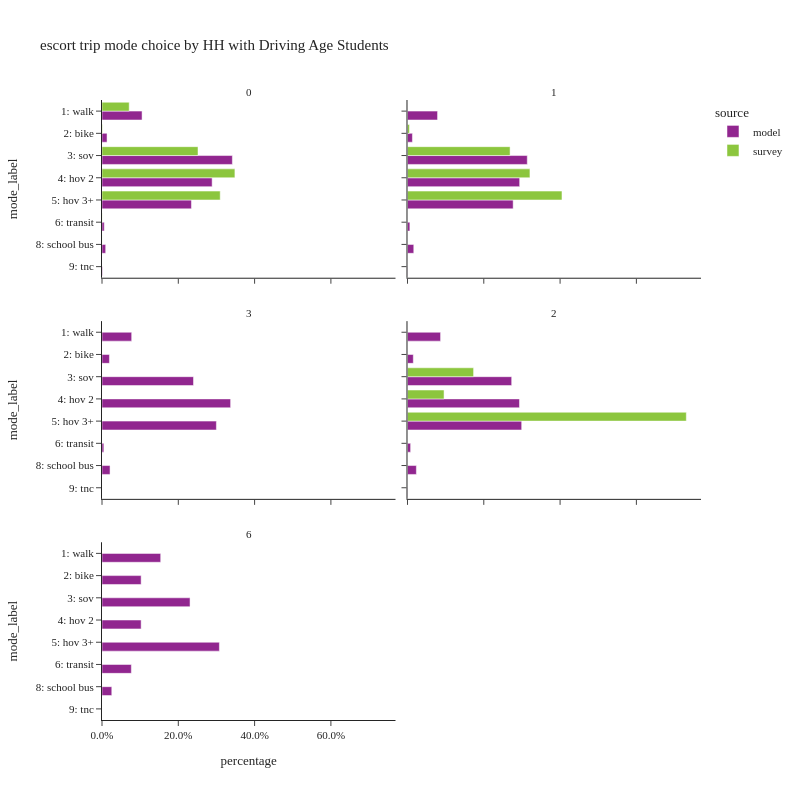

This figure's notebook cell:
### Code cell
plot_mode_choice(es_trip,
                 "hhhsc",
                 {"mode_label":util.mode_cat.values()},
                 "HH with Driving Age Students",2,800)

### Figure 1 — Plotly figure (JSON) as saved in the notebook; plotly's stock layout.template omitted (floating-point values rounded to 4 significant figures)
{"data": [{"alignmentgroup": "True", "customdata": [[153648], [19332], [499947], [422375], [342954], [8620], [14104], [1977]], "hovertemplate": "source=model<br>hhhsc=0<br>percentage=%{x}<br>mode_label=%{y}<br>sample count=%{customdata[0]}<extra></extra>", "legendgroup": "model", "marker": {"color": "#91268F", "pattern": {"shape": ""}}, "name": "model", "offsetgroup": "model", "orientation": "h", "showlegend": true, "textposition": "auto", "type": "bar", "x": [0.105, 0.01321, 0.3417, 0.2887, 0.2344, 0.005892, 0.009641, 0.001351], "xaxis": "x5", "y": ["1: walk", "2: bike", "3: sov", "4: hov 2", "5: hov 3+", "6: transit", "8: school bus", "9: tnc"], "yaxis": "y5"}, {"alignmentgroup": "True", "customdata": [[13956], [2285], [55607], [52076], [49053], [1101], [2915], [98]], "hovertemplate": "source=model<br>hhhsc=1<br>percentage=%{x}<br>mode_label=%{y}<br>sample count=%{customdata[0]}<extra></extra>", "legendgroup": "model", "marker": {"color": "#91268F", "pattern": {"shape": ""}}, "name": "model", "offsetgroup": "model", "orientation": "h", "showlegend": false, "textposition": "auto", "type": "bar", "x": [0.07881, 0.0129, 0.314, 0.2941, 0.277, 0.006217, 0.01646, 0.0005534], "xaxis": "x6", "y": ["1: walk", "2: bike", "3: sov", "4: hov 2", "5: hov 3+", "6: transit", "8: school bus", "9: tnc"], "yaxis": "y6"}, {"alignmentgroup": "True", "customdata": [[48], [12], [148], [208], [185], [3], [13]], "hovertemplate": "source=model<br>hhhsc=3<br>percentage=%{x}<br>mode_label=%{y}<br>sample count=%{customdata[0]}<extra></extra>", "legendgroup": "model", "marker": {"color": "#91268F", "pattern": {"shape": ""}}, "name": "model", "offsetgroup": "model", "orientation": "h", "showlegend": false, "textposition": "auto", "type": "bar", "x": [0.0778, 0.01945, 0.2399, 0.3371, 0.2998, 0.004862, 0.02107], "xaxis": "x3", "y": ["1: walk", "2: bike", "3: sov", "4: hov 2", "5: hov 3+", "6: transit", "8: school bus"], "yaxis": "y3"}, {"alignmentgroup": "True", "customdata": [[2101], [369], [6618], [7113], [7253], [198], [564], [16]], "hovertemplate": "source=model<br>hhhsc=2<br>percentage=%{x}<br>mode_label=%{y}<br>sample count=%{customdata[0]}<extra></extra>", "legendgroup": "model", "marker": {"color": "#91268F", "pattern": {"shape": ""}}, "name": "model", "offsetgroup": "model", "orientation": "h", "showlegend": false, "textposition": "auto", "type": "bar", "x": [0.0867, 0.01523, 0.2731, 0.2935, 0.2993, 0.008171, 0.02328, 0.0006603], "xaxis": "x4", "y": ["1: walk", "2: bike", "3: sov", "4: hov 2", "5: hov 3+", "6: transit", "8: school bus", "9: tnc"], "yaxis": "y4"}, {"alignmentgroup": "True", "customdata": [[6], [4], [9], [4], [12], [3], [1]], "hovertemplate": "source=model<br>hhhsc=6<br>percentage=%{x}<br>mode_label=%{y}<br>sample count=%{customdata[0]}<extra></extra>", "legendgroup": "model", "marker": {"color": "#91268F", "pattern": {"shape": ""}}, "name": "model", "offsetgroup": "model", "orientation": "h", "showlegend": false, "textposition": "auto", "type": "bar", "x": [0.1538, 0.1026, 0.2308, 0.1026, 0.3077, 0.07692, 0.02564], "xaxis": "x", "y": ["1: walk", "2: bike", "3: sov", "4: hov 2", "5: hov 3+", "6: transit", "8: school bus"], "yaxis": "y"}, {"alignmentgroup": "True", "customdata": [[9], [137], [23], [328], [467], [382], [5], [3]], "hovertemplate": "source=survey<br>hhhsc=0<br>percentage=%{x}<br>mode_label=%{y}<br>sample count=%{customdata[0]}<extra></extra>", "legendgroup": "survey", "marker": {"color": "#8CC63E", "pattern": {"shape": ""}}, "name": "survey", "offsetgroup": "survey", "orientation": "h", "showlegend": true, "textposition": "auto", "type": "bar", "x": [0.01705, 0.0713, 0.001226, 0.2517, 0.3484, 0.3098, 0.0003582, 0.0001841], "xaxis": "x5", "y": [null, "1: walk", "2: bike", "3: sov", "4: hov 2", "5: hov 3+", "6: transit", "8: school bus"], "yaxis": "y5"}, {"alignmentgroup": "True", "customdata": [[1], [1], [26], [41], [23]], "hovertemplate": "source=survey<br>hhhsc=1<br>percentage=%{x}<br>mode_label=%{y}<br>sample count=%{customdata[0]}<extra></extra>", "legendgroup": "survey", "marker": {"color": "#8CC63E", "pattern": {"shape": ""}}, "name": "survey", "offsetgroup": "survey", "orientation": "h", "showlegend": false, "textposition": "auto", "type": "bar", "x": [7.85e-05, 0.005077, 0.2689, 0.321, 0.405], "xaxis": "x6", "y": ["1: walk", "2: bike", "3: sov", "4: hov 2", "5: hov 3+"], "yaxis": "y6"}, {"alignmentgroup": "True", "customdata": [[4], [2], [8]], "hovertemplate": "source=survey<br>hhhsc=2<br>percentage=%{x}<br>mode_label=%{y}<br>sample count=%{customdata[0]}<extra></extra>", "legendgroup": "survey", "marker": {"color": "#8CC63E", "pattern": {"shape": ""}}, "name": "survey", "offsetgroup": "survey", "orientation": "h", "showlegend": false, "textposition": "auto", "type": "bar", "x": [0.1733, 0.09584, 0.7309], "xaxis": "x4", "y": ["3: sov", "4: hov 2", "5: hov 3+"], "yaxis": "y4"}], "layout": {"annotations": [{"font": {}, "showarrow": false, "text": "6", "x": 0.245, "xanchor": "center", "xref": "paper", "y": 0.2867, "yanchor": "bottom", "yref": "paper"}, {"font": {}, "showarrow": false, "text": "3", "x": 0.245, "xanchor": "center", "xref": "paper", "y": 0.6433, "yanchor": "bottom", "yref": "paper"}, {"font": {}, "showarrow": false, "text": "2", "x": 0.755, "xanchor": "center", "xref": "paper", "y": 0.6433, "yanchor": "bottom", "yref": "paper"}, {"font": {}, "showarrow": false, "text": "0", "x": 0.245, "xanchor": "center", "xref": "paper", "y": 1.0, "yanchor": "bottom", "yref": "paper"}, {"font": {}, "showarrow": false, "text": "1", "x": 0.755, "xanchor": "center", "xref": "paper", "y": 1.0, "yanchor": "bottom", "yref": "paper"}], "barmode": "group", "height": 800, "legend": {"title": {"text": "source"}, "tracegroupgap": 0}, "title": {"text": "escort trip mode choice by HH with Driving Age Students"}, "width": 800, "xaxis": {"anchor": "y", "domain": [0.0, 0.49], "tickformat": ".1%", "title": {"text": "percentage"}}, "xaxis2": {"anchor": "y2", "domain": [0.51, 1.0], "matches": "x", "tickformat": ".1%", "title": {"text": "percentage"}}, "xaxis3": {"anchor": "y3", "domain": [0.0, 0.49], "matches": "x", "showticklabels": false, "tickformat": ".1%"}, "xaxis4": {"anchor": "y4", "domain": [0.51, 1.0], "matches": "x", "showticklabels": false, "tickformat": ".1%"}, "xaxis5": {"anchor": "y5", "domain": [0.0, 0.49], "matches": "x", "showticklabels": false, "tickformat": ".1%"}, "xaxis6": {"anchor": "y6", "domain": [0.51, 1.0], "matches": "x", "showticklabels": false, "tickformat": ".1%"}, "yaxis": {"anchor": "x", "categoryarray": ["9: tnc", "8: school bus", "6: transit", "5: hov 3+", "4: hov 2", "3: sov", "2: bike", "1: walk"], "categoryorder": "array", "domain": [0.0, 0.2867], "title": {"text": "mode_label"}}, "yaxis2": {"anchor": "x2", "domain": [0.0, 0.2867], "matches": "y", "showticklabels": false}, "yaxis3": {"anchor": "x3", "categoryarray": ["9: tnc", "8: school bus", "6: transit", "5: hov 3+", "4: hov 2", "3: sov", "2: bike", "1: walk"], "categoryorder": "array", "domain": [0.3567, 0.6433], "matches": "y", "title": {"text": "mode_label"}}, "yaxis4": {"anchor": "x4", "domain": [0.3567, 0.6433], "matches": "y", "showticklabels": false}, "yaxis5": {"anchor": "x5", "categoryarray": ["9: tnc", "8: school bus", "6: transit", "5: hov 3+", "4: hov 2", "3: sov", "2: bike", "1: walk"], "categoryorder": "array", "domain": [0.7133, 1.0], "matches": "y", "title": {"text": "mode_label"}}, "yaxis6": {"anchor": "x6", "domain": [0.7133, 1.0], "matches": "y", "showticklabels": false}}}
